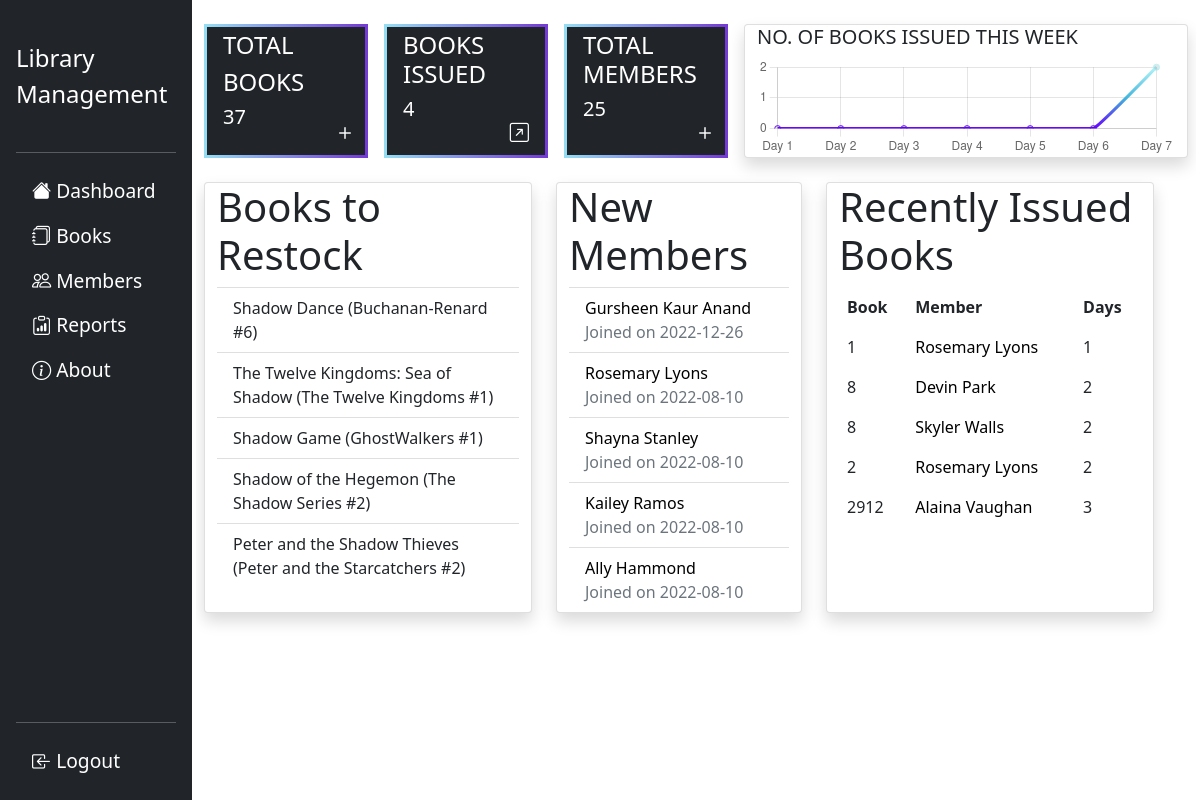
The page /home (signed in) on the database its author committed.
### flasklib/models.py (models this page shows, shortened)
class Book(db.Model):
    bid=db.Column(db.Integer,primary_key=True)
    title=db.Column(db.String,nullable=False)
    authors=db.Column(db.String,nullable=False)
    average_rating=db.Column(db.String,nullable=False)
    isbn=db.Column(db.String,nullable=False)
    publisher=db.Column(db.String,nullable=False)
    publish_date=db.Column(db.String,nullable=False)
    quantity=db.Column(db.Integer,nullable=False,default=5)
    availability=db.Column(db.Integer,nullable=False,default=5)
    borrowers=db.Column(db.String,db.ForeignKey('member.mid'),default='')

class Member(db.Model):
    mid=db.Column(db.Integer,primary_key=True)
    mname=db.Column(db.String(20),nullable=False)
    email=db.Column(db.String,unique=True,nullable=False)
    contact=db.Column(db.String(12),nullable=False)
    date_added=db.Column(db.DateTime,default=datetime.utcnow)
    debt=db.Column(db.Float,nullable=False,default=0)
    dues=db.Column(db.String,default='')
    books=db.relationship('Book',backref='issued_to',lazy=True)
    issues=db.relationship('BookIssue',backref='issues',lazy=True)

class BookIssue(db.Model):
    issue_id=db.Column(db.Integer,primary_key=True)
    days=db.Column(db.Integer,nullable=False,default=7)
    bid=db.Column(db.Integer,nullable=False)
    mid=db.Column(db.Integer,db.ForeignKey('member.mid'),default='')
    issue_date=db.Column(db.DateTime,nullable=False,default=datetime.utcnow)
    due_date=db.Column(db.DateTime,nullable=False)
    fee=db.Column(db.Float)
    returned=db.Column(db.Boolean,nullable=False,default=0)

### flasklib/main/routes.py (the view)
@main.route("/home")
@login_required
def home():
    totalb=db.session.query(Book).count()
    totali=len(BookIssue.query.filter_by(returned=0).all())
    totalm=db.session.query(Member).count()
    restock=Book.query.filter_by(quantity=0).limit(5)#quantity=0 for restock
    startdate=datetime.now().date()-timedelta(days=6)
    dbweek=db.session.query(BookIssue.issue_date,func.count(BookIssue.issue_id).label('qty')).filter(func.date(BookIssue.issue_date)>=startdate).group_by(func.date(BookIssue.issue_date)).all()
    weeklyissues=[(startdate+timedelta(days=i),0) for i in range(7)]
    for j in dbweek:
        if (j[0].date(),0) in weeklyissues:
            index=weeklyissues.index((j[0].date(),0))
            weeklyissues[index]=(j[0].date(),j[1])
    newmembers=Member.query.order_by(desc('date_added')).limit(5)
    recentissues=BookIssue.query.order_by(desc('issue_date')).limit(5)
    return render_template('templates_main/home.html',title='Home',totalb=totalb,totali=totali,totalm=totalm,restock=restock,weeklyissues=weeklyissues,newmembers=newmembers,recentissues=recentissues)

### flasklib/models.py (called while the page is built)
@login_manager.user_loader
def load_user(user_id):
    return Admin.query.get(int(user_id))

### flasklib/templates/templates_main/home.html (shortened to what this page needs)
{% extends 'layout.html' %}
{% block content %}
{% set weeklycount=[] %}
<div class="container">
    <div class="row px-2 gap-3">
        <div class="col-2 card bg-dark text-white" style="border: 10px solid;
        border-image-slice: 1;
        border-width: 3px;border-image-source: linear-gradient(to left, #743ad5,#95ddf3);">
            <div class="card-body p-1">
                <h4>TOTAL <h4>BOOKS</h4></h4>
                <h5 class="card-text">{{ totalb }}</h5>
                <a href="{{ url_for('books.add_book') }}"><i class="bi bi-plus position-absolute bottom-0 end-0 me-2 mb-1" style="font-size:1.5rem;color: white;"></i></a>
            </div>
        </div>
        <div class="col-2 card bg-dark text-white"  style="border: 10px solid;
        border-image-slice: 1;
        border-width: 3px;border-image-source: linear-gradient(to left, #743ad5, #95ddf3);">
            <div class="card-body p-1">
                <h4>BOOKS ISSUED</h4>
                <h5 class="card-text">{{ totali }}</h5>
                <a href="{{ url_for('books.viewbooks') }}"><i class="bi bi-arrow-up-right-square position-absolute bottom-0 end-0 me-3 mb-2" style="font-size:1.2rem;color: white;"></i></a>
            </div>
        </div>
        <div class="col-2 card bg-dark text-white"  style="border: 10px solid;
        border-image-slice: 1;
        border-width: 3px;border-image-source: linear-gradient(to left, #743ad5, #95ddf3);">
            <div class="card-body p-1">
                <h4>TOTAL MEMBERS</h4>
                <h5 class="card-text">{{ totalm }}</h5>
                <a href="{{ url_for('members.add_member') }}"><i class="bi bi-plus position-absolute bottom-0 end-0 me-2 mb-1" style="font-size:1.5rem;color: white;"></i></a>
            </div>
        </div>
        <div class="col card shadow rounded">
            <h5>NO. OF BOOKS ISSUED THIS WEEK</h5>
            <canvas id="issueChart" height="100rem"></canvas>
        </div>
    </div>
    <br>
    <div class="row px-2 gap-4">
        <div class="col-4 card shadow rounded">
            <h1 class="display-6">Books to Restock</h1>
            <ul class="list-group list-group-flush">
            {% if totalb==0 %}
                <div class="p-2">
                No books found. Add books.
                </div>
            {% else %}
                {% for book in restock %}
                <li class="list-group-item">{{ book.title }}</li>
                {% endfor %}
            {% endif %}
            </ul>
        </div>
        <div class="col-3 card shadow rounded">
            <h1 class="display-6">New Members</h1>
            <ul class="list-group list-group-flush">
            {% if totalm==0 %}
                <div class="p-2">
                No members found. Add members.
                </div>
            {% else %}
                {% for member in newmembers %}
                <li class="list-group-item">
                    <a style="text-decoration: none;color:black" href="{{url_for('members.member_info',mid=member.mid)}}">
                        {{ member.mname }}<br>
                        <span class="text-muted">Joined on {{ member.date_added.date() }}</span>
                    </a>
                </li>
                {% endfor %}
            {% endif %}
            </ul>
        </div>
        <div class="col-4 card shadow rounded">
            <h1 class="display-6">Recently Issued Books</h1>
            {% if recentissues[0]=='' %}
                <div class="p-2">
                No books issued yet.
                </div>
            {% else %}
                <table class="table table-borderless">
                <thead>
                    <tr>
                    <th scope="col">Book</th>
                    <th scope="col">Member</th>
                    <th scope="col">Days</th>
                    </tr>
                </thead>
                <tbody>
                    <tr>
                    {% for issue in recentissues %}
                    <td>{{ issue.bid }}</td>
                    <td><a style="text-decoration: none;color:black" href="{{url_for('members.member_info',mid=issue.issues.mid)}}">{{ issue.issues.mname }}</a></td>
                    <td>{{ issue.days }}</td>
                    </tr>
                    {% endfor %}
                </table>
            {% endif %}
        </div>
    </div>
    <br>
</div>
{% endblock content %}

### rows shown on the page
Book: title "Shadow Dance (Buchanan-Renard #6)"
Book: title "The Twelve Kingdoms: Sea of Shadow (The Twelve Kingdoms #1)"
Book: title "Shadow Game (GhostWalkers #1)"
Book: title "Shadow of the Hegemon (The Shadow Series #2)"
Book: title "Peter and the Shadow Thieves (Peter and the Starcatchers #2)"
Member: mname "Gursheen Kaur Anand", date_added "2022-12-26"
Member: mname "Rosemary Lyons", date_added "2022-08-10"
Member: mname "Shayna Stanley", date_added "2022-08-10"
Member: mname "Kailey Ramos", date_added "2022-08-10"
Member: mname "Ally Hammond", date_added "2022-08-10"
BookIssue: bid "1", issues.mname "Rosemary Lyons", days "1"
BookIssue: bid "8", issues.mname "Devin Park", days "2"
BookIssue: bid "8", issues.mname "Skyler Walls", days "2"
BookIssue: bid "2", issues.mname "Rosemary Lyons", days "2"
BookIssue: bid "2912", issues.mname "Alaina Vaughan", days "3"

### other values the page prints
{{ totalb }} "37"
{{ totali }} "4"
{{ totalm }} "25"
